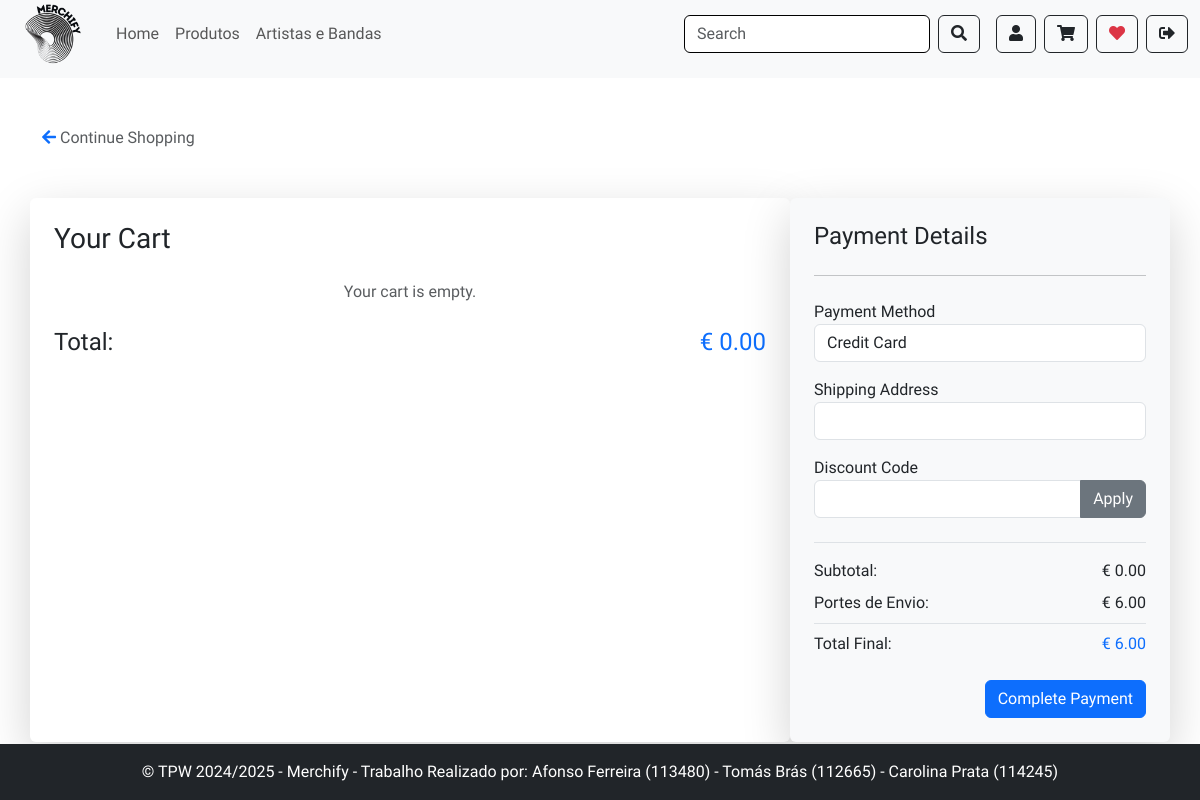
Before: /payment/ (signed in) with the older database file.
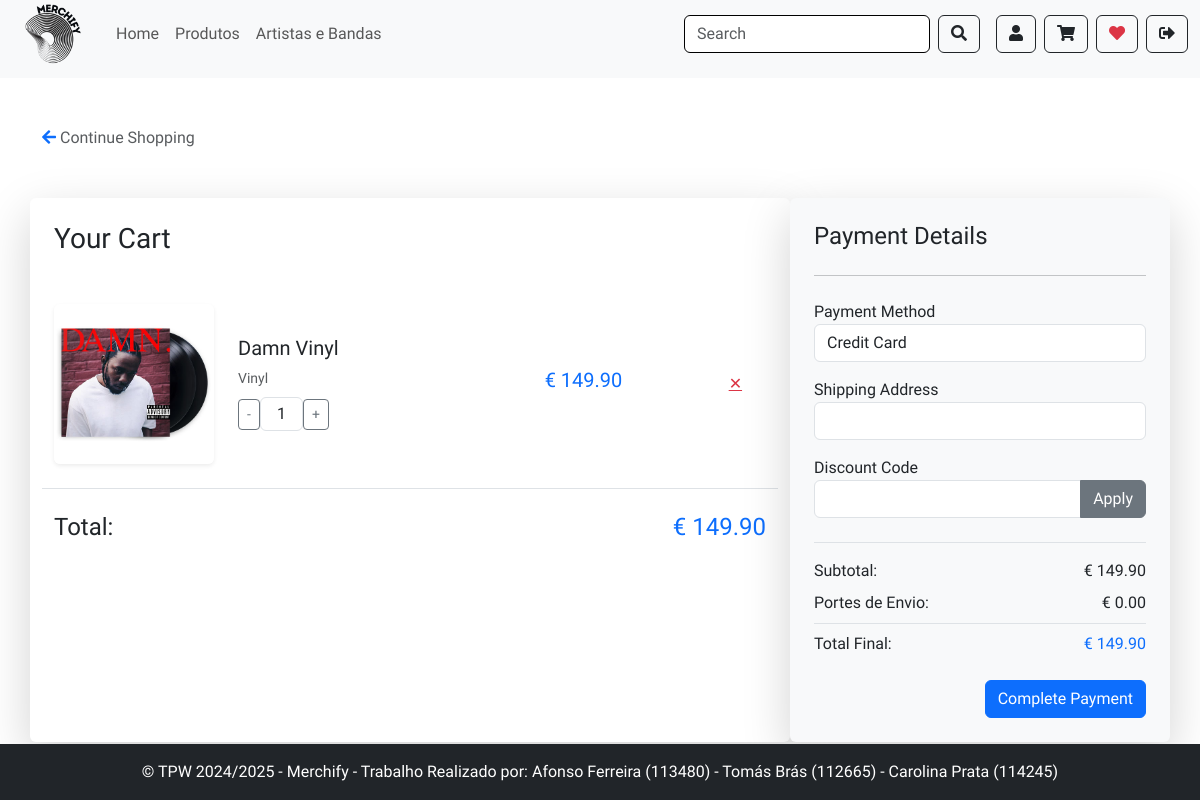
After: the same page with the newer database file.
### app/models.py (models this page shows, shortened)
class CartItem(models.Model):
    id = models.AutoField(primary_key=True)
    cart = models.ForeignKey(Cart, on_delete=models.CASCADE, related_name='items')
    product = models.ForeignKey(Product, on_delete=models.CASCADE, related_name='items')
    quantity = models.IntegerField()
    size = models.ForeignKey(Size, on_delete=models.CASCADE, null=True, blank=True)
    @property
    def total(self):
        return self.quantity * self.product.price

class Product(models.Model):
    id = models.AutoField(primary_key=True)
    name = models.CharField(max_length=50)
    description = models.TextField()
    price = models.FloatField()
    image = models.ImageField(upload_to='products/')
    artist = models.ForeignKey('Artist', on_delete=models.CASCADE)
    company = models.ForeignKey('Company', on_delete=models.CASCADE, related_name='products')
    category = models.CharField(max_length=50)
    addedProduct = models.DateField(auto_now_add=True)

### app/views.py (the view)
# urls.py: path('payment/', views.payment_page, name='payment_page'),
@login_required
def payment_page(request):
    user = request.user
    cart = Cart.objects.get(user=user)
    cart_items = CartItem.objects.filter(cart=cart)
    subtotal = cart.total
    discount_value = 0
    discount_applied = request.session.get('discount_applied', False)
    if discount_applied:
        discount_value = subtotal * 0.10
    shipping_cost = 0
    if subtotal <= 100:
        if user.country == 'Portugal':
            shipping_cost = 4.99
        else:
            shipping_cost = 6.00
    request.session['shipping_cost'] = shipping_cost
    final_total = subtotal - discount_value + shipping_cost
    return render(request, 'payment.html', {
        "cart_items": cart_items,
        "subtotal": subtotal,
        "shipping_cost": shipping_cost,
        "final_total": final_total,
        "discount_value": discount_value,
        "discount_applied": discount_applied
    })

### app/models.py (called while the page is built)
    @property
    def total(self):
        return sum(item.total for item in self.items.all())

### app/templates/payment.html (shortened to what the changed rows need)
{% extends "layout.html" %}
{% load static %}
{% block content %}
<div class="container mt-5">
    <div class="row mt-5">
        <div class="col-md-8 cart shadow-lg rounded bg-white p-4">
            <div class="cart-items">
                {% for item in cart_items %}
                    <div class="row border-bottom py-4 align-items-center">
                        <div class="col-3">
                            <img class="img-fluid rounded shadow-sm" src="{{ item.product.image.url }}" alt="{{ item.product.name }}">
                        </div>
                        <div class="col-5">
                            <h5 class="font-weight-bold">{{ item.product.name }}</h5>
                            <div class="text-muted small">{{ item.product.category }}</div>
                            <div class="d-flex align-items-center mt-2">
                                <button class="btn btn-sm btn-outline-secondary mr-2">-</button>
                                <span class="border px-3 py-1 rounded">{{ item.quantity }}</span>
                                <button class="btn btn-sm btn-outline-secondary ml-2">+</button>
                            </div>
                        </div>
                        <div class="col-3 text-right">
                            <h5 class="text-primary font-weight-bold">&euro; {{ item.product.price|floatformat:2 }}</h5>
                        </div>
                        <div class="col-1 text-right">
                            <a href="{% url 'remove_from_cart' item.product.id %}" class="close text-danger">&#10005;</a>
                        </div>
                    </div>
                {% empty %}
                    <p class="text-center text-muted">Your cart is empty.</p>
                {% endfor %}
            </div>
            <div class="d-flex justify-content-between mt-4">
                <h4 class="font-weight-bold">Total:</h4>
                <h4 class="text-primary font-weight-bold">&euro; {{ subtotal|floatformat:2 }}</h4>
            </div>
        </div>
        <div class="col-md-4 summary shadow-lg rounded bg-light p-4">
            <form method="POST" action="{% url 'process_payment' %}">
                <div class="border-top pt-3 mt-4">
                    <div class="d-flex justify-content-between">
                        <span class="font-weight-bold">Subtotal:</span>
                        <span>&euro; {{ subtotal|floatformat:2 }}</span>
                    </div>
                    <div class="d-flex justify-content-between mt-2">
                        <span class="font-weight-bold">Portes de Envio:</span>
                        <span>&euro; {{ shipping_cost|floatformat:2 }}</span>
                    </div>
                    <div class="d-flex justify-content-between mt-2 border-top pt-2">
                        <span class="font-weight-bold">Total Final:</span>
                        <span class="text-primary font-weight-bold">&euro; {{ final_total|floatformat:2 }}</span>
                    </div>
                </div>
             </form>
        </div>
    </div>
</div>
{% endblock %}

Changed rows visible on the page:
added CartItem: product.image (picture), product.name "Damn Vinyl", product.category "Vinyl", quantity "1", product.price "149.90"
Other visible differences:
{{ subtotal|floatformat:2 }}: "0.00" → "149.90"
{{ shipping_cost|floatformat:2 }}: "6.00" → "0.00"
{{ final_total|floatformat:2 }}: "6.00" → "149.90"
text no longer shown: "Your cart is empty."
